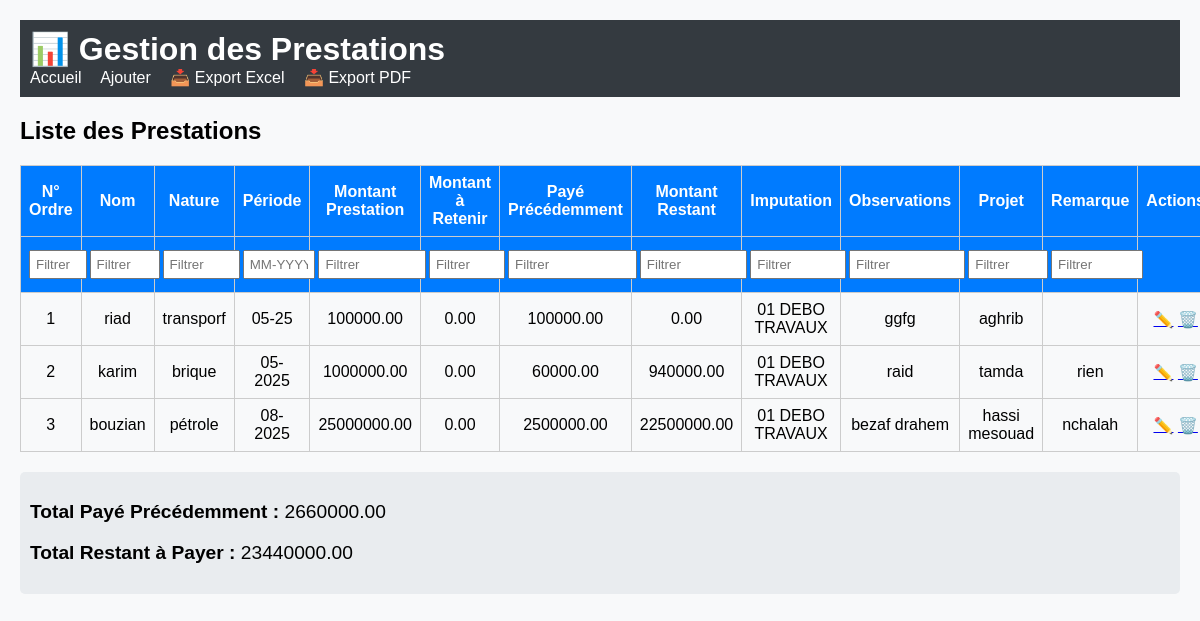
The page / on the database its author committed.
### tables this page shows
CREATE TABLE prestations (
                    id INTEGER PRIMARY KEY AUTOINCREMENT,
                    nom TEXT,
                    nature TEXT,
                    periode TEXT,
                    montant_prestation REAL,
                    montant_retenir REAL,
                    montant_paye_precedent REAL,
                    imputation TEXT,
                    observations TEXT,
                    projet TEXT,
                    remarque TEXT
                );

### app.py (the view)
@app.route("/")
def index():
    conn = sqlite3.connect("prestations.db")
    c = conn.cursor()
    c.execute("SELECT * FROM prestations")
    rows = c.fetchall()
    conn.close()
    prestations = []
    total_restant = 0
    total_paye_prec = 0
    for row in rows:
        montant_restant = row[4] - row[5] - row[6]
        prestations.append(row + (montant_restant,))
        total_restant += montant_restant
        total_paye_prec += row[6]
    return render_template("index.html", prestations=prestations,
                           total_restant=total_restant,
                           total_paye_prec=total_paye_prec)

### templates/index.html
{% extends "base.html" %}
{% block content %}
<h2>Liste des Prestations</h2>
<table id="prestationsTable">
    <thead>
        <tr>
            <th>N° Ordre</th>
            <th>Nom</th>
            <th>Nature</th>
            <th>Période</th>
            <th>Montant Prestation</th>
            <th>Montant à Retenir</th>
            <th>Payé Précédemment</th>
            <th>Montant Restant</th>
            <th>Imputation</th>
            <th>Observations</th>
            <th>Projet</th>
            <th>Remarque</th>
            <th>Actions</th>
        </tr>
        <tr>
            <th><input type="text" onkeyup="filterTable(0)" placeholder="Filtrer"></th>
            <th><input type="text" onkeyup="filterTable(1)" placeholder="Filtrer"></th>
            <th><input type="text" onkeyup="filterTable(2)" placeholder="Filtrer"></th>
            <th><input type="text" onkeyup="filterTable(3)" placeholder="MM-YYYY"></th>
            <th><input type="text" onkeyup="filterTable(4)" placeholder="Filtrer"></th>
            <th><input type="text" onkeyup="filterTable(5)" placeholder="Filtrer"></th>
            <th><input type="text" onkeyup="filterTable(6)" placeholder="Filtrer"></th>
            <th><input type="text" onkeyup="filterTable(7)" placeholder="Filtrer"></th>
            <th><input type="text" onkeyup="filterTable(8)" placeholder="Filtrer"></th>
            <th><input type="text" onkeyup="filterTable(9)" placeholder="Filtrer"></th>
            <th><input type="text" onkeyup="filterTable(10)" placeholder="Filtrer"></th>
            <th><input type="text" onkeyup="filterTable(11)" placeholder="Filtrer"></th>
            <th></th>
        </tr>
    </thead>
    <tbody>
        {% for p in prestations %}
        <tr>
            <td>{{ loop.index }}</td>
            <td>{{ p[1] }}</td>
            <td>{{ p[2] }}</td>
            <td>{{ p[3] }}</td>
            <td>{{ "%.2f"|format(p[4]) }}</td>
            <td>{{ "%.2f"|format(p[5]) }}</td>
            <td>{{ "%.2f"|format(p[6]) }}</td>
            <td>{{ "%.2f"|format(p[11]) }}</td>
            <td>{{ p[7] }}</td>
            <td>{{ p[8] }}</td>
            <td>{{ p[9] }}</td>
            <td>{{ p[10] }}</td>
            <td>
                <a href="{{ url_for('edit', id=p[0]) }}">✏️</a>
                <a href="{{ url_for('delete', id=p[0]) }}" onclick="return confirm('Supprimer ?')">🗑️</a>
            </td>
        </tr>
        {% endfor %}
    </tbody>
</table>
<div class="totals">
    <p><b>Total Payé Précédemment :</b> {{ "%.2f"|format(total_paye_prec) }}</p>
    <p><b>Total Restant à Payer :</b> {{ "%.2f"|format(total_restant) }}</p>
</div>
{% endblock %}

### templates/base.html (shortened to what this page needs)
<!DOCTYPE html>
<html lang="fr">
<head>
    <link rel="stylesheet" href="{{ url_for('static', filename='css/style.css') }}">
</head>
<body>
    <header>
        <h1>📊 Gestion des Prestations</h1>
        <nav>
            <a href="{{ url_for('index') }}">Accueil</a>
            <a href="{{ url_for('add') }}">Ajouter</a>
            <a href="{{ url_for('export_excel') }}">📥 Export Excel</a>
            <a href="{{ url_for('export_pdf') }}">📥 Export PDF</a>
        </nav>
    </header>
    <main>
        {% block content %}{% endblock %}
    </main>
</body>
</html>

### static/css/style.css (style rules this page uses)
body { font-family: Arial, sans-serif; margin: 20px; background: #f8f9fa; }
header { background: #343a40; color: white; padding: 10px; margin-bottom: 20px; }
header h1 { margin: 0; }
nav a { color: white; margin-right: 15px; text-decoration: none; }
table { width: 100%; border-collapse: collapse; margin-top: 20px; }
table, th, td { border: 1px solid #ccc; }
th, td { padding: 8px; text-align: center; }
thead { background: #007bff; color: white; }
input[type="text"], input[type="number"], select { width: 100%; padding: 5px; margin: 5px 0; }
.totals { margin-top: 20px; font-size: 1.2em; background: #e9ecef; padding: 10px; border-radius: 5px; }

### rows shown on the page
prestations: nom "riad", nature "transporf", periode "05-25", montant_prestation "100000.00", montant_retenir "0.00", montant_paye_precedent "100000.00", imputation "01 DEBO TRAVAUX", observations "ggfg", projet "aghrib"
prestations: nom "karim", nature "brique", periode "05-2025", montant_prestation "1000000.00", montant_retenir "0.00", montant_paye_precedent "60000.00", p "940000.00", imputation "01 DEBO TRAVAUX", observations "raid", projet "tamda", remarque "rien"
prestations: nom "bouzian", nature "pétrole", periode "08-2025", montant_prestation "25000000.00", montant_retenir "0.00", montant_paye_precedent "2500000.00", p "22500000.00", imputation "01 DEBO TRAVAUX", observations "bezaf drahem", projet "hassi mesouad", remarque "nchalah"

### other values the page prints
{{ "%.2f"|format(total_paye_prec) }} "2660000.00"
{{ "%.2f"|format(total_restant) }} "23440000.00"
